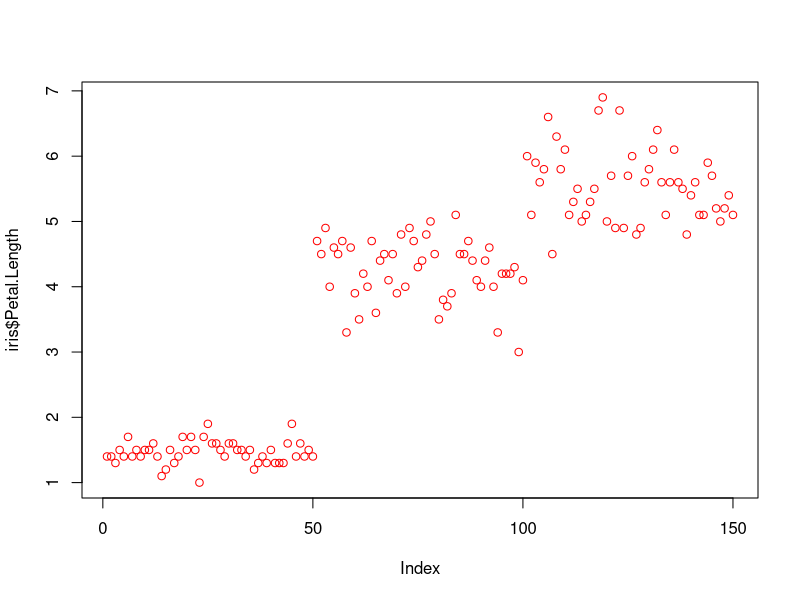
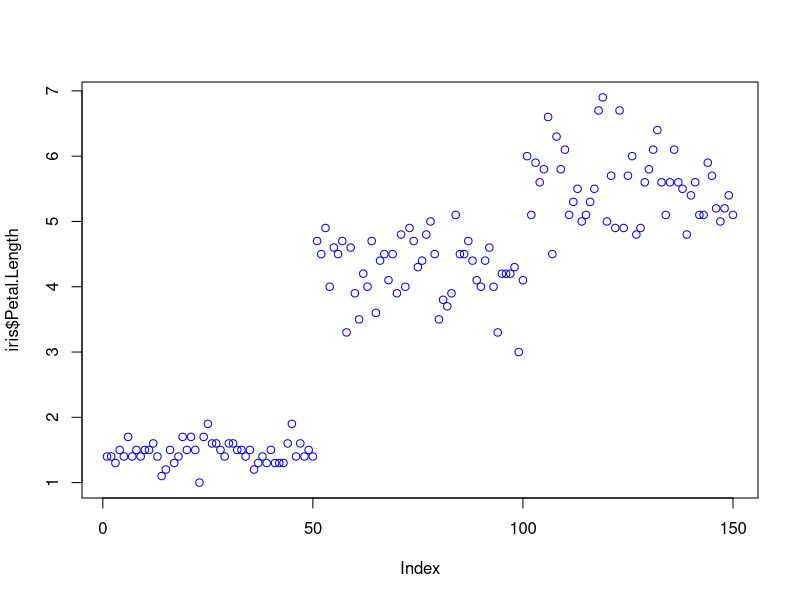
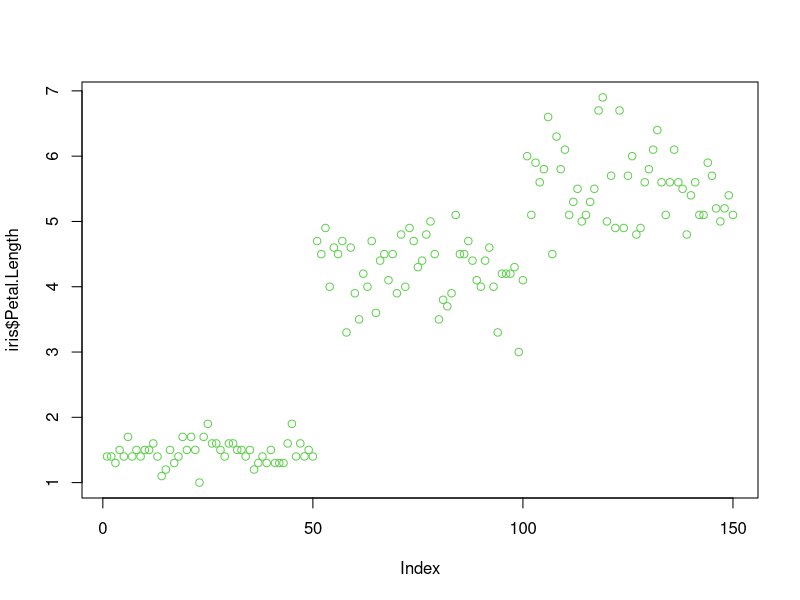
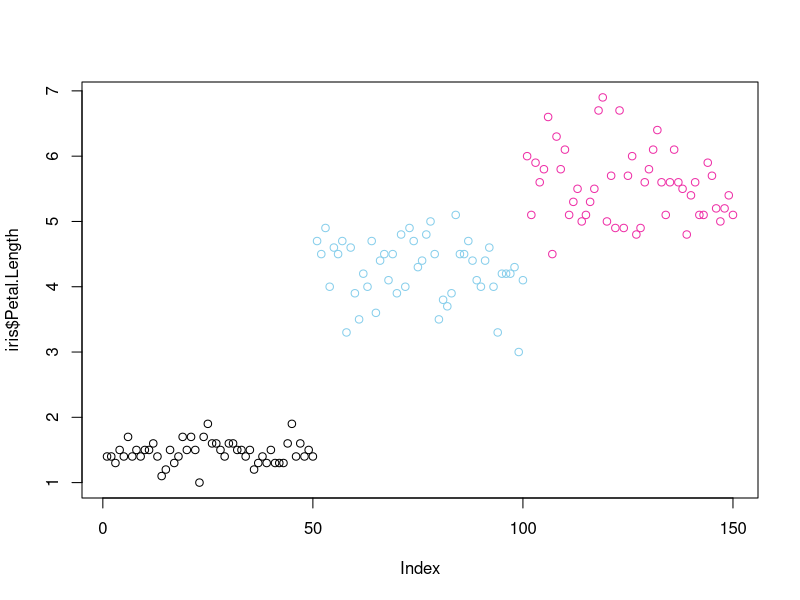
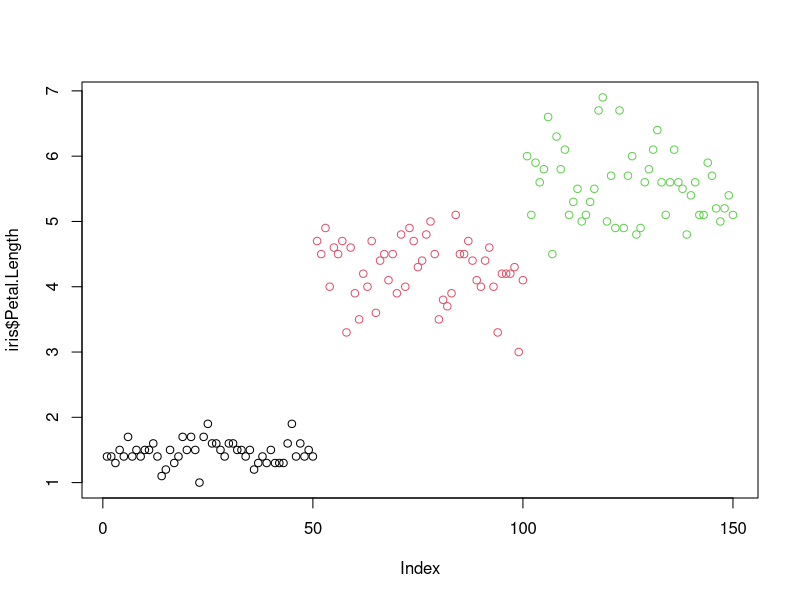
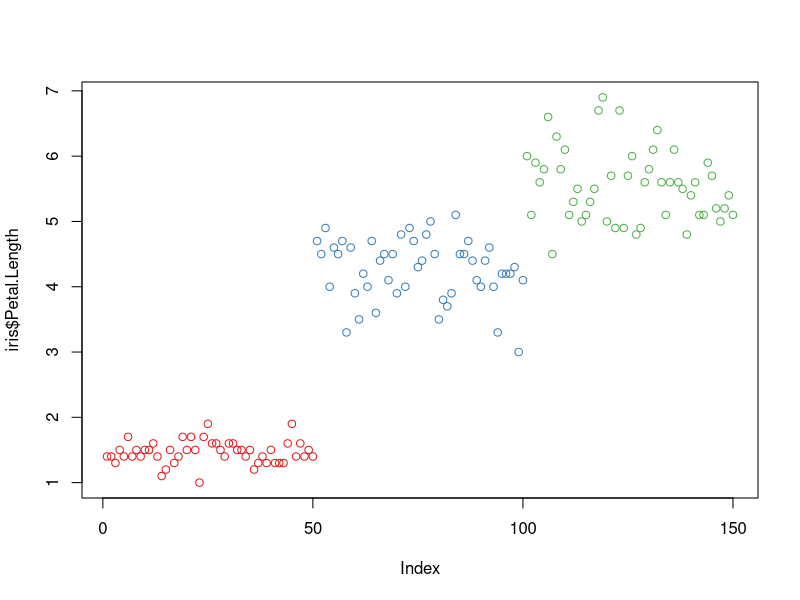
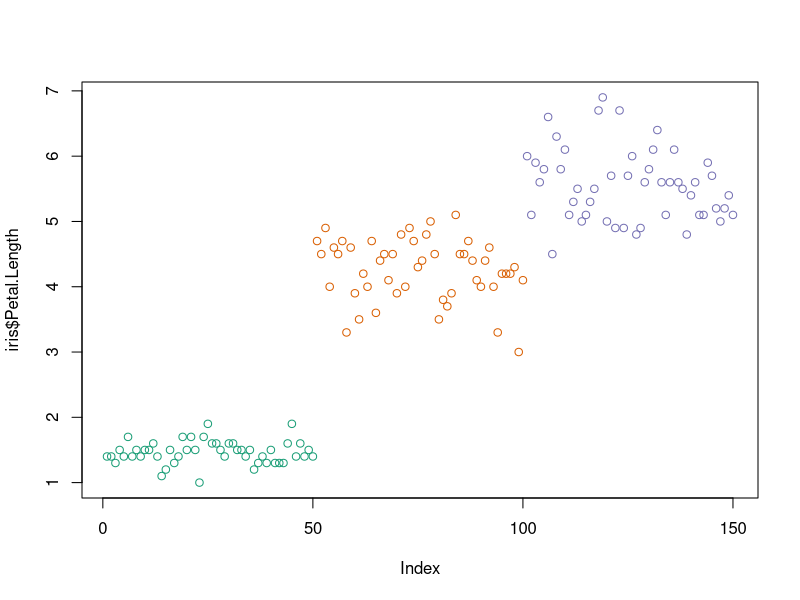

Write R code to recreate these figures, in order.
## ---- chunk 1
plot(iris$Petal.Length, col = "red")      # by name: try colours()
plot(iris$Petal.Length, col = rgb(0,0,1)) # by RGB-value: ?rgb
plot(iris$Petal.Length, col = 3)          # by index into color palette: ?palette()
## ---- chunk 2
mycol=c("black", "skyblue", "maroon2")     # define your own set of colours; Warning: don't overdo 
palette(mycol) 
plot(iris$Petal.Length, col=iris$Species)

palette("default")                         # not the best?
plot(iris$Petal.Length, col=iris$Species)

palette("Set 1")                           # check palette.pals() for more choices
plot(iris$Petal.Length, col=iris$Species)
## ---- chunk 3
library(RColorBrewer)
my_col=brewer.pal(4, "Dark2")
palette(my_col)
plot(iris$Petal.Length, col=iris$Species)
